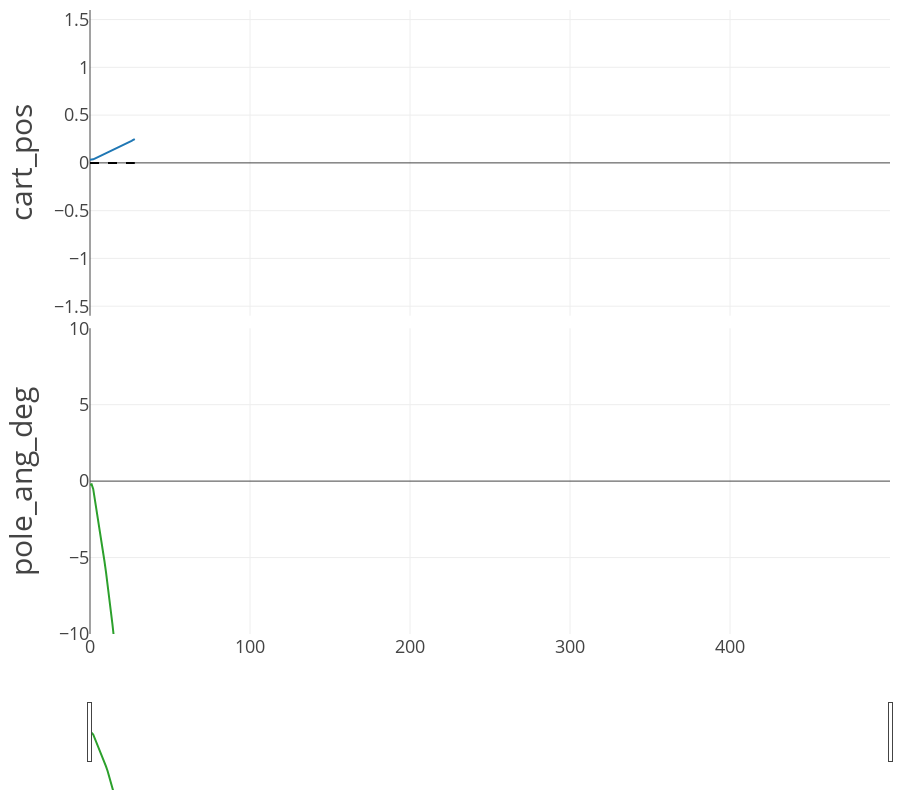

Notebook cell for this chart:
### Code cell
EP = 0

fig = cprender.lineplot(dfmpc, ep=EP, incl_velo=False)
fig.show()

### Figure 1 — Plotly figure (JSON) as saved in the notebook; plotly's stock layout.template omitted (floating-point values rounded to 4 significant figures)
{"data": [{"mode": "lines", "name": "cart_pos", "showlegend": false, "type": "scatter", "x": [0, 1, 2, 3, 4, 5, 6, 7, 8, 9, 10, 11, 12, 13, 14, 15, 16, 17, 18, 19, 20, 21, 22, 23, 24, 25, 26, 27, 28], "xaxis": "x", "y": [0.0338, 0.03374, 0.03759, 0.04535, 0.05311, 0.06087, 0.06864, 0.07643, 0.08423, 0.09204, 0.09988, 0.1077, 0.1156, 0.1236, 0.1315, 0.1395, 0.1476, 0.1557, 0.1638, 0.172, 0.1803, 0.1886, 0.197, 0.2054, 0.214, 0.2226, 0.2313, 0.2401, 0.2489], "yaxis": "y"}, {"line": {"color": "black", "dash": "dash"}, "mode": "lines", "name": "cart_pos_setpoint", "showlegend": false, "type": "scatter", "x": [0, 1, 2, 3, 4, 5, 6, 7, 8, 9, 10, 11, 12, 13, 14, 15, 16, 17, 18, 19, 20, 21, 22, 23, 24, 25, 26, 27, 28], "xaxis": "x", "y": [0, 0, 0, 0, 0, 0, 0, 0, 0, 0, 0, 0, 0, 0, 0, 0, 0, 0, 0, 0, 0, 0, 0, 0, 0, 0, 0, 0, 0], "yaxis": "y"}, {"mode": "lines", "name": "pole_ang_deg", "showlegend": false, "type": "scatter", "x": [0, 1, 2, 3, 4, 5, 6, 7, 8, 9, 10, 11, 12, 13, 14, 15, 16, 17, 18, 19, 20, 21, 22, 23, 24, 25, 26, 27, 28], "xaxis": "x2", "y": [-0.2374, -0.205, -0.5095, -1.151, -1.795, -2.447, -3.11, -3.788, -4.486, -5.208, -5.958, -6.741, -7.561, -8.423, -9.333, -10.3, -11.32, -12.4, -13.56, -14.79, -16.11, -17.51, -19.02, -20.64, -22.37, -24.22, -26.21, -28.35, -30.64], "yaxis": "y2"}], "layout": {"height": 800, "hovermode": "x unified", "legend": {"orientation": "h", "x": 0.5, "xanchor": "center", "y": -0.02, "yanchor": "top"}, "margin": {"b": 10, "l": 90, "r": 10, "t": 10}, "xaxis": {"anchor": "y", "domain": [0, 1], "matches": "x2", "range": [0, 500], "showticklabels": false, "tickfont": {"size": 18}}, "xaxis2": {"anchor": "y2", "domain": [0, 1], "range": [0, 500], "rangeslider": {"visible": true}, "tickfont": {"size": 18}}, "yaxis": {"anchor": "x", "domain": [0.51, 1], "range": [-1.6, 1.6], "tickfont": {"size": 18}, "title": {"font": {"size": 30}, "text": "cart_pos"}}, "yaxis2": {"anchor": "x2", "domain": [0, 0.49], "range": [-10.0, 10.0], "tickfont": {"size": 18}, "title": {"font": {"size": 30}, "text": "pole_ang_deg"}}}}
